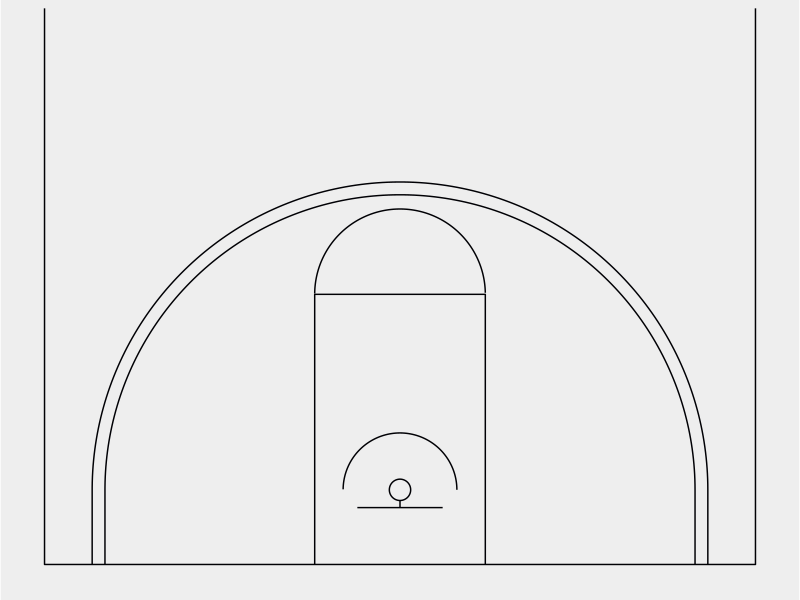

Reproduce this figure in R.
# plot NCAA basketball courts

library(data.table)
library(tidyverse)

# funciton to get x , y coords of cirles

circle_points = function(center = c(0, 0), radius = 1, npoints = 360) {
  angles = seq(0, 2 * pi, length.out = npoints)
  
  data_frame(
    x = center[1] + radius * cos(angles),
    y = center[2] + radius * sin(angles)
  )
}

# court dims 

width = 50
height = 94 / 2
key_height = 19
inner_key_width = 12
outer_key_width = 16
backboard_width = 6
backboard_offset = 4
neck_length = 0.5
hoop_radius = 0.75
hoop_center_y = backboard_offset + neck_length + hoop_radius
three_point_radius = 23.75
three_point_side_radius = 22
three_point_side_height = 14
college_three_radius = 20.75
college_three_radius_2020 = 21.65

# data frame with court elements

court_points = data_frame(
  x = c(width / 2, width / 2, -width / 2, -width / 2, width / 2),
  y = c(height, 0, 0, height, height),
  desc = "perimeter"
)

court_points = bind_rows(court_points , data_frame(
  x = c(outer_key_width / 2, outer_key_width / 2, -outer_key_width / 2, -outer_key_width / 2),
  y = c(0, key_height, key_height, 0),
  desc = "outer_key"
))

court_points = bind_rows(court_points , data_frame(
  x = c(-backboard_width / 2, backboard_width / 2),
  y = c(backboard_offset, backboard_offset),
  desc = "backboard"
))

court_points = bind_rows(court_points , data_frame(
  x = c(0, 0),
  y = c(backboard_offset, backboard_offset + neck_length),
  desc = "neck"
))

foul_circle = circle_points(center = c(0, key_height), radius = inner_key_width / 2)

foul_circle_top = filter(foul_circle, y > key_height) %>%
  mutate(desc = "foul_circle_top")

foul_circle_bottom = filter(foul_circle, y < key_height) %>%
  mutate(desc = "foul_circle_bottom")

hoop = circle_points(center = c(0, hoop_center_y), radius = hoop_radius) %>%
  mutate(desc = "hoop")

restricted = circle_points(center = c(0, hoop_center_y), radius = 4) %>%
  filter(y >= hoop_center_y) %>%
  mutate(desc = "restricted")

three_point_circle = circle_points(center = c(0, hoop_center_y), radius = three_point_radius) %>%
  filter(y >= three_point_side_height)

college_three_circle = circle_points(center = c(0, hoop_center_y), radius = college_three_radius) %>%
  filter(y >= hoop_center_y)

college_three_circle_2020 = circle_points(center = c(0, hoop_center_y), radius = college_three_radius_2020) %>%
  filter(y >= hoop_center_y)

three_point_line = data_frame(
  x = c(three_point_side_radius, three_point_side_radius, three_point_circle$x, -three_point_side_radius, -three_point_side_radius),
  y = c(0, three_point_side_height, three_point_circle$y, three_point_side_height, 0),
  desc = "three_point_line"
)

college_three_line = data_frame(
  x = c(college_three_radius, college_three_radius, college_three_circle$x, -college_three_radius, -college_three_radius ),
  y = c(0, hoop_center_y, college_three_circle$y, hoop_center_y, 0),
  desc = "college_three_line"
)

college_three_line_2020 = data_frame(
  x = c(college_three_radius_2020, college_three_radius_2020, college_three_circle_2020$x, -college_three_radius_2020 , -college_three_radius_2020),
  y = c(0, hoop_center_y, college_three_circle_2020$y, hoop_center_y, 0),
  desc = "college_three_line_2020"
)

college_key = data_frame(
  x = c(inner_key_width / 2, inner_key_width / 2, -inner_key_width / 2, -inner_key_width / 2),
  y = c(0, key_height, key_height, 0),
  desc = "college_key"
)

court_points = bind_rows(
  court_points,
  foul_circle_top,
  foul_circle_bottom,
  hoop,
  restricted,
  three_point_line,
  college_three_line,
  college_three_line_2020,
  college_key
) %>%
  mutate(dash = (desc == "foul_circle_bottom"))

college_court_points = court_points %>%
  filter(!(desc %in% c("three_point_line", "foul_circle_bottom", "outer_key")))

court_bg_color = "#EEEEEE" 
court_lines_color = "#000004"

theme_court = function(base_size = 12) {
  theme_bw(base_size) +
    theme(
      #text = element_text(color = "#f0f0f0"),
      plot.background = element_rect(fill = court_bg_color, color = court_bg_color),
      panel.background = element_rect(fill = court_bg_color, color = court_bg_color),
      panel.grid = element_blank(),
      panel.border = element_blank(),
      axis.text = element_blank(),
      axis.title = element_blank(),
      axis.ticks.length = unit(0, "lines"),
      #legend.background = element_rect(fill = court_bg_color, color = court_bg_color),
      #legend.position = "bottom",
      #legend.key = element_blank(),
      legend.text = element_text(size = rel(1.0))
    )
}

college_court = ggplot() +
  geom_path(data = college_court_points,
            aes(x = x, y = y - 5.25, group = desc),
            color = court_lines_color) +
  coord_fixed(ylim = c(-5.3, 32), xlim = c(-25, 25)) +
  theme_court(base_size = 12)
